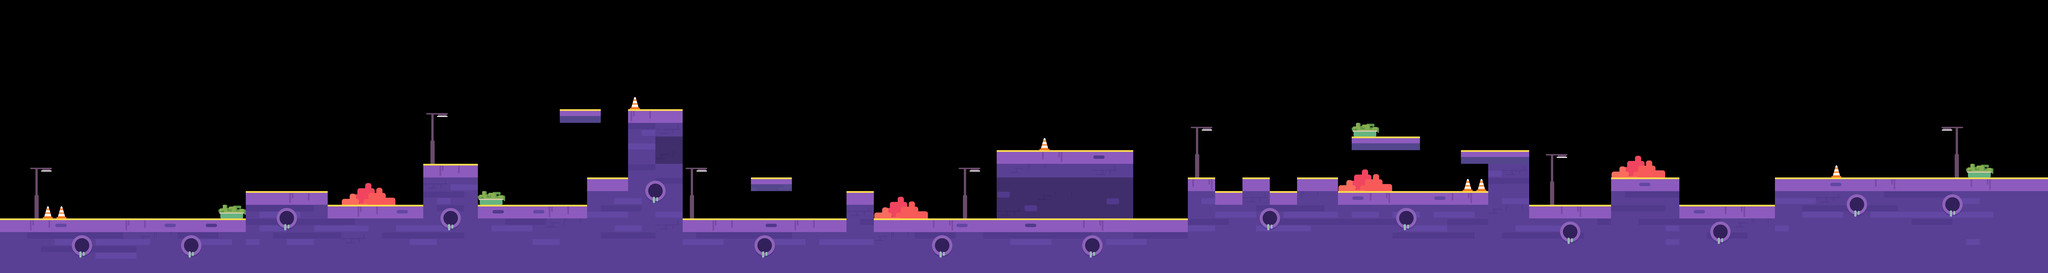

This game map was drawn from its Tiled (.tmx) file and the tilesets committed beside it. A one-line description and the trimmed map source follow:
An orthogonal 150x20 tile map with 80x80 px tiles, 8 tile layers (dixing, zhuangshi02, dimian, dixingzhuangshi, ...).

<map version="1.0" orientation="orthogonal" renderorder="right-down" width="150" height="20" tilewidth="80" tileheight="80">
 <tileset firstgid="1" name="bj_2_1" tilewidth="80" tileheight="80">
  <image source="bj_2_1.png" width="1040" height="640" />
 </tileset>
 <layer name="dixing" width="150" height="20">
  <data>[3000 cells, 905 non-empty, 5 distinct tile ids]</data>
 </layer>
 <layer name="zhuangshi02" width="150" height="20">
  <data>[3000 cells, 56 non-empty, 8 distinct tile ids]</data>
 </layer>
 <layer name="dimian" width="150" height="20">
  <data>[3000 cells, 157 non-empty, 1 distinct tile ids]</data>
 </layer>
 <layer name="dixingzhuangshi" width="150" height="20">
  <data>[3000 cells, 202 non-empty, 13 distinct tile ids]</data>
 </layer>
 <layer name="dixingzhuangshi01" width="150" height="20">
  <data>[3000 cells, 118 non-empty, 1 distinct tile ids]</data>
 </layer>
 <layer name="dixingzhuangshi02" width="150" height="20">
  <data>[3000 cells, 56 non-empty, 4 distinct tile ids]</data>
 </layer>
 <layer name="dimianzhuangshi" width="150" height="20">
  <data>[3000 cells, 53 non-empty, 4 distinct tile ids]</data>
 </layer>
 <layer name="zhuangshi01" width="150" height="20">
  <data>[3000 cells, 47 non-empty, 11 distinct tile ids]</data>
 </layer>
</map>
